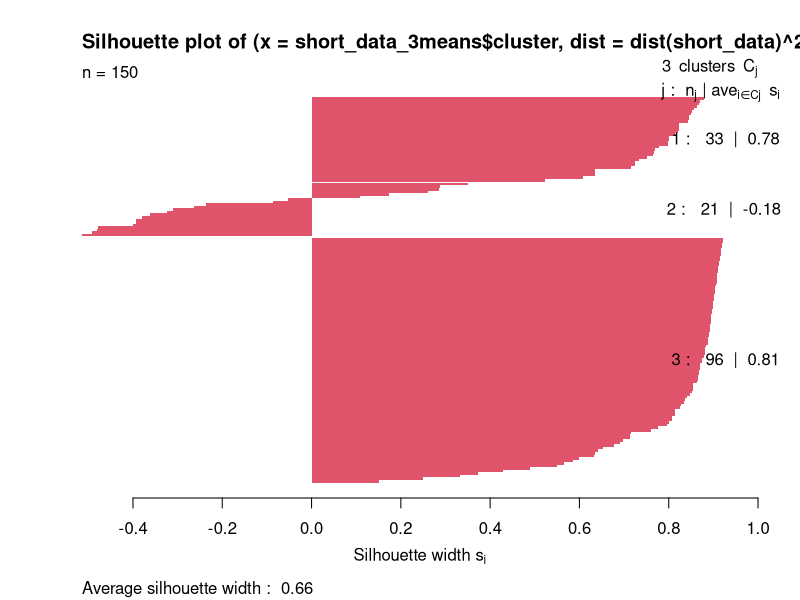

The R source for this figure:
#1
short_data <- iris[-c(5)]
View(short_data)
#2
short_data_3means <- kmeans(short_data, centers = 3)
#3
out <- cbind(short_data, clusterNum = short_data_3means$cluster)
View(out)
#4
aggregate_data <- aggregate(. ~clusterNum, data=out, FUN = mean)
View(aggregate_data)
#5
print(short_data_3means)
#6
library(cluster)
plot(silhouette(short_data_3means$cluster, dist(short_data)^2), col=2, border = NA)
